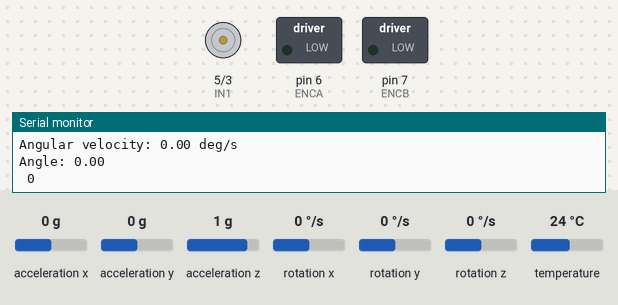
A sketch run on a simulated Arduino Uno, built with avr-gcc and run on an emulated ATmega328P. On the bench: motor-driver pin pairs drawn as motors (green arrow = first pin HIGH = forward, orange = second pin HIGH = backward, longer = more drive), switched loads named in the sketch (green lamp = pin HIGH), the last lines printed to the serial monitor. Inputs (shaded band) come from the test bench; at power-on: rotation z 0 °/s, acceleration x 0 g, acceleration y 0 g, acceleration z 1 g, rotation x 0 °/s, rotation y 0 °/s, temperature 24 °C.

Above: at 1.3 s.
1.4 s: rotation z set to -192 °/s
At 1.62 s:
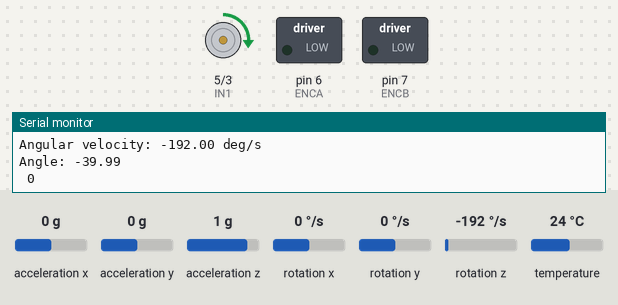
At 3.2 s:
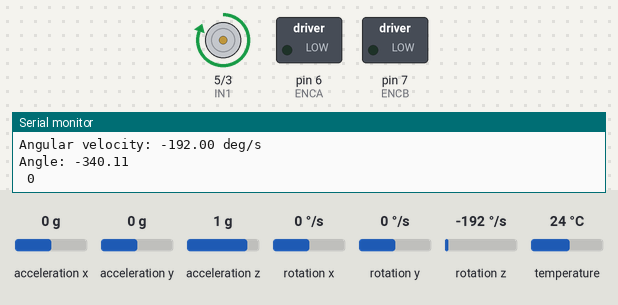
4.4 s: rotation z set to 192 °/s
At 6.53 s:
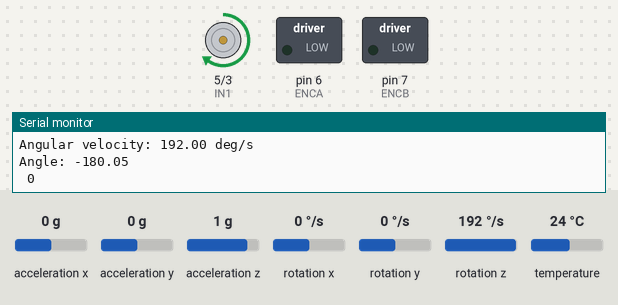
7.4 s: rotation z set to 100 °/s
Timing chart, 0 to 11.6 s (numbered marks = the images above; inputs shaded):
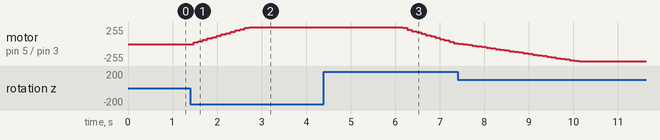

Measured:
- after the input at 1.4 s, motor on pin 5 (IN1) / pin 3 (IN2): moves from stopped to forward 255/255 over 1.3 s, starting after 0.07 s
- after the input at 4.4 s, motor on pin 5 (IN1) / pin 3 (IN2): moves from forward 255/255 to forward 15/255 over 1.1 s, starting after 1.8 s

The sketch:

ARDUINO_CODE.ino
```cpp
#include <Adafruit_MPU6050.h>
#include <Adafruit_Sensor.h>
#include <Wire.h>
#include <I2Cdev.h>                          // Include I2C protocol
#include <MPU6050.h>                         // Include MPU-6050 sensor

#define DEGREE_METHOD_USING_MICROS

MPU6050 gyroAccelTemp;                       // Declare a MPU6050 object instance

//Define the properties of the MPU-6050 (IMU)
float gyroDegree;
/*If you have any Serial commands at baud rate < 98400, then the above value has to decrease*/
#define GYRO_Z_OFFSET 16                     // Determined using IMU_Zero under File > Examples > MPU6050

#ifdef DEGREE_METHOD_USING_MILLIS
  bool isFirstLoopComplete;                  // Declaring the isFirstLoopComplete boolean flag
  float previousTime;                        // Declaring the value to hold the time
#endif

#ifdef DEGREE_METHOD_USING_MICROS
  bool isFirstLoopComplete;                  // Declaring the isFirstLoopComplete boolean flag
  float previousTime;                        // Declaring the value to hold the time
#endif

#ifdef DEGREE_METHOD_USING_SAMPLE_RATE
  #define SAMPLE_RATE 1667                   // This is the default sampling rate in Hz of the MPU 6050
#endif
/*****************************************************************************************************************************************************************/

Adafruit_MPU6050 mpu;
/*****************************************************************************************************************************************************************/

#define ENCA 6
#define ENCB 7

#define IN2 3
#define IN1 5
int pos=0;
long prevT = 0;
float eprev = 0;
float eintegral = 0;
int p_w=0;


void setup() {
/*****************************************************************************************************************************************************************/
//IMU Setup
  Serial.begin(115200);
  while (!Serial)
    delay(10); // will pause Zero, Leonardo, etc until serial console opens

  Serial.println("Adafruit MPU6050 test!");

  // Try to initialize!
  if (!mpu.begin()) {
    Serial.println("Failed to find MPU6050 chip");
    while (1) {
      delay(10);
    }
  }
  Serial.println("MPU6050 Found!");

  mpu.setAccelerometerRange(MPU6050_RANGE_8_G);
  Serial.print("Accelerometer range set to: ");
  switch (mpu.getAccelerometerRange()) {
  case MPU6050_RANGE_2_G:
    Serial.println("+-2G");
    break;
  case MPU6050_RANGE_4_G:
    Serial.println("+-4G");
    break;
  case MPU6050_RANGE_8_G:
    Serial.println("+-8G");
    break;
  case MPU6050_RANGE_16_G:
    Serial.println("+-16G");
    break;
  }
  mpu.setGyroRange(MPU6050_RANGE_500_DEG);
  Serial.print("Gyro range set to: ");
  switch (mpu.getGyroRange()) {
  case MPU6050_RANGE_250_DEG:
    Serial.println("+- 250 deg/s");
    break;
  case MPU6050_RANGE_500_DEG:
    Serial.println("+- 500 deg/s");
    break;
  case MPU6050_RANGE_1000_DEG:
    Serial.println("+- 1000 deg/s");
    break;
  case MPU6050_RANGE_2000_DEG:
    Serial.println("+- 2000 deg/s");
    break;
  }

  mpu.setFilterBandwidth(MPU6050_BAND_21_HZ);
  Serial.print("Filter bandwidth set to: ");
  switch (mpu.getFilterBandwidth()) {
  case MPU6050_BAND_260_HZ:
    Serial.println("260 Hz");
    break;
  case MPU6050_BAND_184_HZ:
    Serial.println("184 Hz");
    break;
  case MPU6050_BAND_94_HZ:
    Serial.println("94 Hz");
    break;
  case MPU6050_BAND_44_HZ:
    Serial.println("44 Hz");
    break;
  case MPU6050_BAND_21_HZ:
    Serial.println("21 Hz");
    break;
  case MPU6050_BAND_10_HZ:
    Serial.println("10 Hz");
    break;
  case MPU6050_BAND_5_HZ:
    Serial.println("5 Hz");
    break;
  }

  Serial.println("");
  delay(100);
/*****************************************************************************************************************************************************************/

  Wire.begin();
  Serial.println("Initializing I2C devices...");
  gyroAccelTemp.initialize();

  // Verify IMU connection
  Serial.println("Testing device connections...");
  Serial.println(gyroAccelTemp.testConnection() ? "MPU6050 connection successful" : "MPU6050 connection failed");

  gyroAccelTemp.CalibrateGyro();                  // Fully calibrate gyro in about 15 loops
  Serial.println("Calibration complete");         // Notify when calibration is complete
  /* The following will NOT get rid of the noise produce by the IMU but they will ensure that
      the average values are at 0 to a certain extent
      (Refer to the IMU Error Determination code and the MPU6050 tutorial video for more details)
  */
  // Set Gyroscope Offsets
  gyroAccelTemp.setZGyroOffset(GYRO_Z_OFFSET);    // Set the Z gyroscope offset

  // IMPORTANT: If you do not calibrate after setting your offset, there will be error
  gyroAccelTemp.CalibrateGyro(6);                 // Fine Tuning purposes of gyroscope
  Serial.println("Fine Tuning Complete");         // Notify when fine tuning is complete

  #ifdef DEGREE_METHOD_USING_MILLIS
    isFirstLoopComplete = false;
  #endif

  #ifdef DEGREE_METHOD_USING_MICROS
    isFirstLoopComplete = false;
  #endif
/*****************************************************************************************************************************************************************/

// Motor setup
  pinMode(IN1, INPUT);
  pinMode(IN2, INPUT);

  pinMode(ENCA,OUTPUT);
  pinMode(ENCB, OUTPUT);
  attachInterrupt(digitalPinToInterrupt(6),readEncoder,RISING);


}

void loop(){
  /* Get new sensor events with the readings */
  sensors_event_t a, g, temp;
  mpu.getEvent(&a, &g, &temp);

  /* Print out the values */
  // Serial.print("Acceleration X: ");
  // Serial.print(a.acceleration.x);
  // Serial.print(", Y: ");
  // Serial.print(a.acceleration.y);
  // Serial.print(", Z: ");
  // Serial.print(a.acceleration.z);
  // Serial.println(" m/s^2");

  // Serial.print("Rotation X: ");
  // Serial.print(g.gyro.x*57.2958);
  // Serial.print(", Y: ");
  // Serial.print(g.gyro.y*57.2958);
  // Serial.print(", Z: ");
  Serial.println("Rotation Z: ");
  Serial.print("Angular velocity: ");
  Serial.print(g.gyro.z*57.2958);
  Serial.println(" deg/s ");

  // Serial.print("Temperature: ");
  // Serial.print(temp.temperature);
  // Serial.println(" degC");


/*****************************************************************************************************************************************************************/
    float gyroZ = gyroAccelTemp.getRotationZ() / 131.0;         // Get current Z axis orientation in degress per second

  #ifdef DEGREE_METHOD_USING_MILLIS
    /*
       The data extracted from the gyroscope is in degrees per second.
       The time taken to complete one loop is determined using millis()
       NOTE: The first value should not be considered as it is not possible
              to determine the time to complete one loop so a boolean flag is
              used
       NOTE_2: Millis() overflows after about 50 days

       1. Determine time taken to complete one loop
       2. Multiply that value by the gyroscope value extracted from the IMU
       3. Apply proper unit analysis
            --> millis() is in milliseconds (there are 1000 ms in 1 s)
            --> Data from gyroscope is in degree/s
     */
     if (isFirstLoopComplete) {
      float timeForOneLoop = millis() - previousTime;
      //Serial.println(timeForOneLoop);
      gyroDegree += gyroZ * timeForOneLoop / 1000.0;
     }
     // NOTE: Try and keep the following code close to the above if statement
     previousTime = millis();

     // Change the boolean flag to true to enable collection of gyroscope data
     if (!isFirstLoopComplete) {
      isFirstLoopComplete = true;
     }
  #endif

  #ifdef DEGREE_METHOD_USING_MICROS
  /*
     This is identical to the method using millis() but uses micros().
     It is more accurrate
     NOTE: micros() overflows after about 70 minutes

     1. Determine time taken to complete one loop
       2. Multiply that value by the gyroscope value extracted from the IMU
       3. Apply proper unit analysis
            --> micros() is in microseconds (there are 1000000 us in 1 s)
            --> Data from gyroscope is in degree/s
   */
  if (isFirstLoopComplete) {
      float timeForOneLoop = micros() - previousTime;
      //Serial.println(timeForOneLoop);
      gyroDegree += gyroZ * timeForOneLoop / 1000000.0;
     }
     // NOTE: Try and keep the following code close to the above if statement
     previousTime = micros();

     // Change the boolean flag to true to enable collection of gyroscope data
     if (!isFirstLoopComplete) {
      isFirstLoopComplete = true;
     }
  #endif

  #ifdef DEGREE_METHOD_USING_SAMPLE_RATE
    /*
       The data extracted from the gyroscope is in degrees per second.
       The Gyroscope sample rate is in units of Hz, which is second^-1.
          --> The sample rate is a predefined value
       1. Therefore, divide the data extracted by the gyroscope with the sample rate to get degrees
       2. Accumulate the gyroDegree calculated
    */
    gyroDegree += gyroZ / SAMPLE_RATE;
  #endif
  Serial.print("Angle: ");
  Serial.println(gyroDegree);
/*****************************************************************************************************************************************************************/


// PID control
  float kp = 1;
  float kd = 0.025;
  float ki = 0.0;
  long currT = micros();
  float deltaT = ((float) (currT - prevT))/( 1.0e6 );
  prevT = currT;
   int e = pos - gyroDegree;

  // derivative
  float dedt = (e-eprev)/(deltaT);

  // integral
  eintegral = eintegral + e*deltaT;

  // control signal
  float u = kp*e + kd*dedt + ki*eintegral;

  float pwr = fabs(u);
  if( pwr > 255 ){
    pwr = 255;
  }

  // motor direction
  int dir = 1;
  if(u<0){
    dir = -1;
  }

  setMotor(dir,pwr,IN1,IN2);
  eprev = e;

  Serial.print(" ");
  Serial.print(pos);
  Serial.println();

  delay(100);
}


void readEncoder(){
  int b = digitalRead(ENCB);
  if (b>0)
  {
    pos=pos+1;
  }
  else
  {
    pos=pos-1;
  }
}


void setMotor(int dir, int p_w, int in1, int in2){
   if(dir == 1){
    analogWrite(in1,p_w);
    analogWrite(in2,0);
  }
  else if(dir == -1){
    analogWrite(in1,0);
    analogWrite(in2,p_w);
  }
  else{
    analogWrite(in1,0);
    analogWrite(in2,0);
  }
}
```
